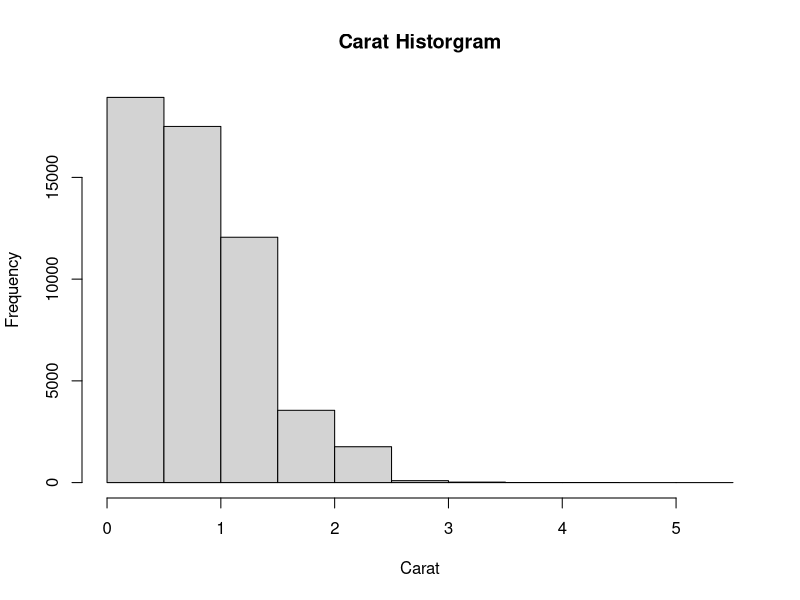
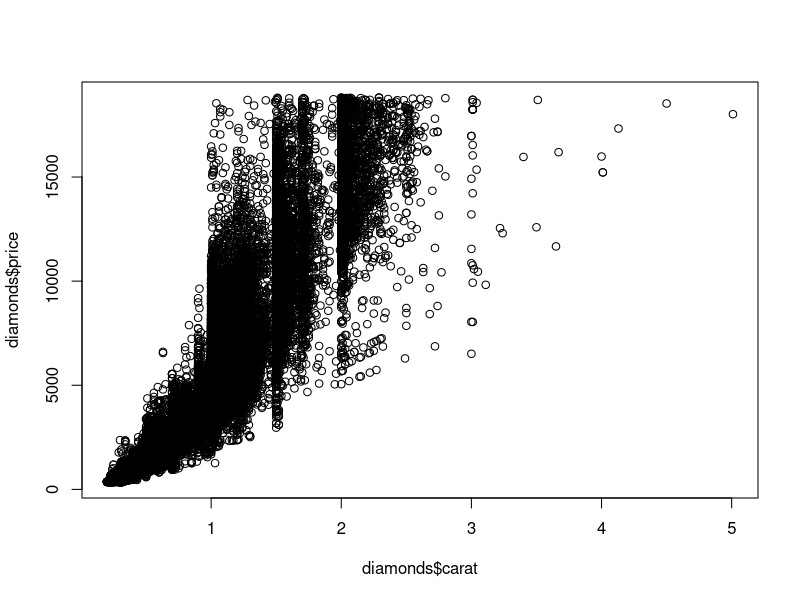
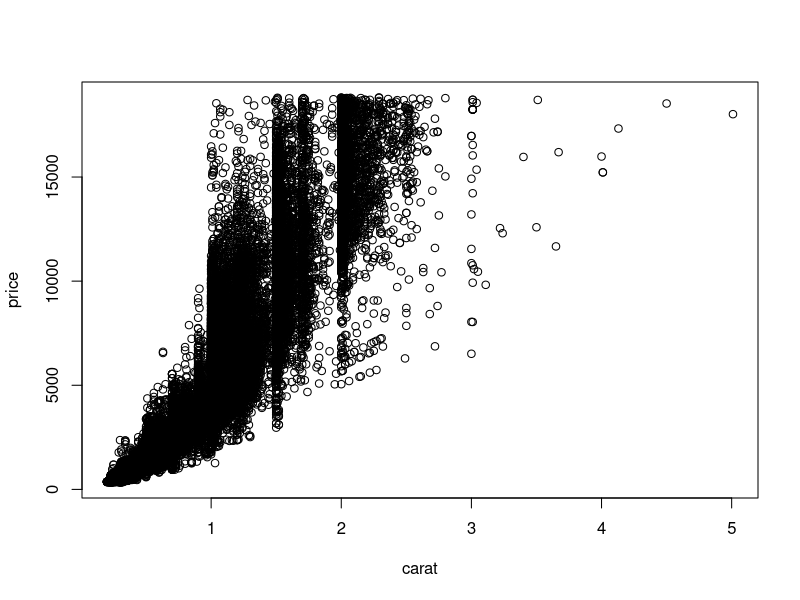
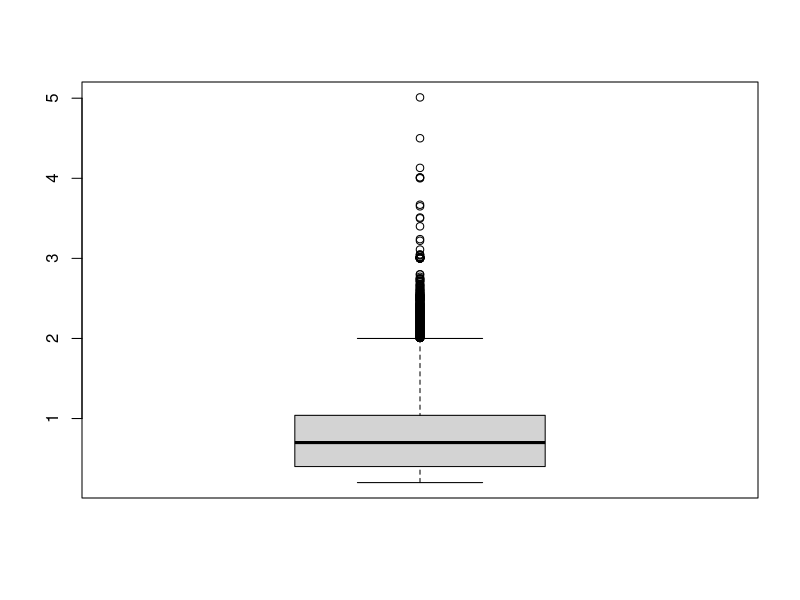
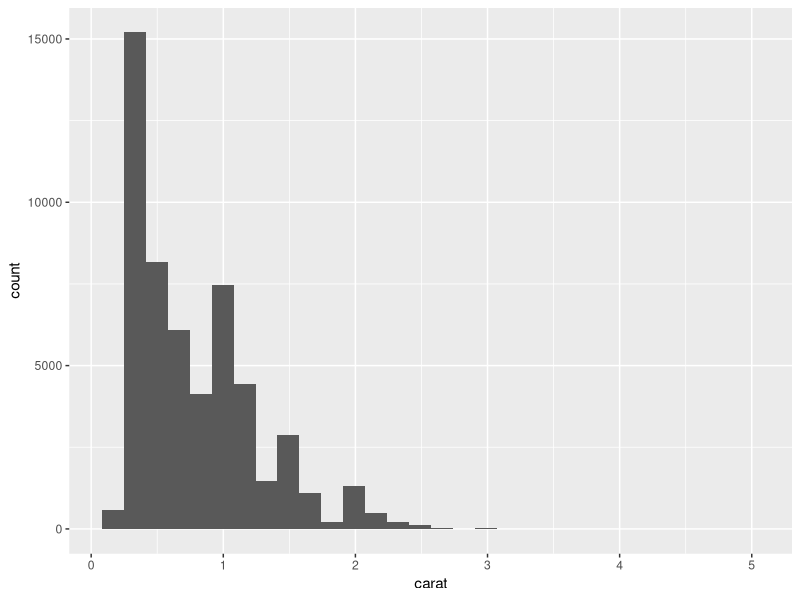
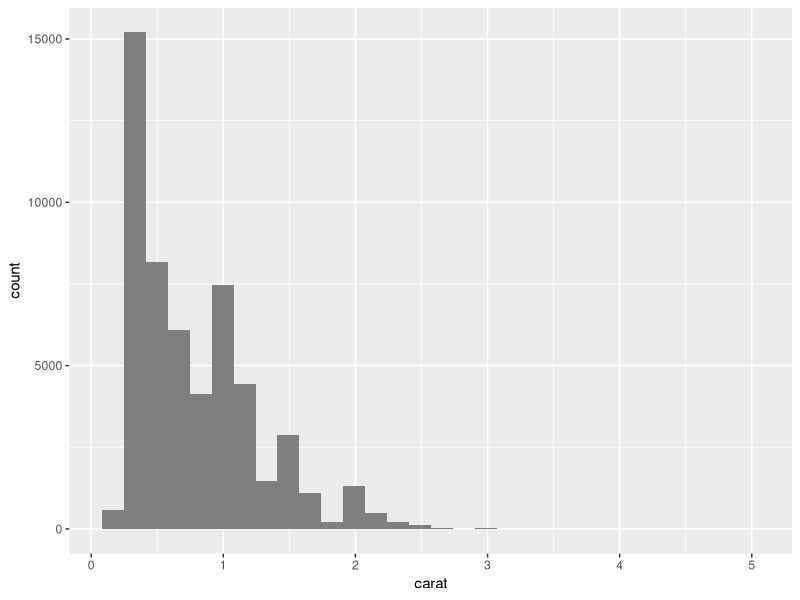
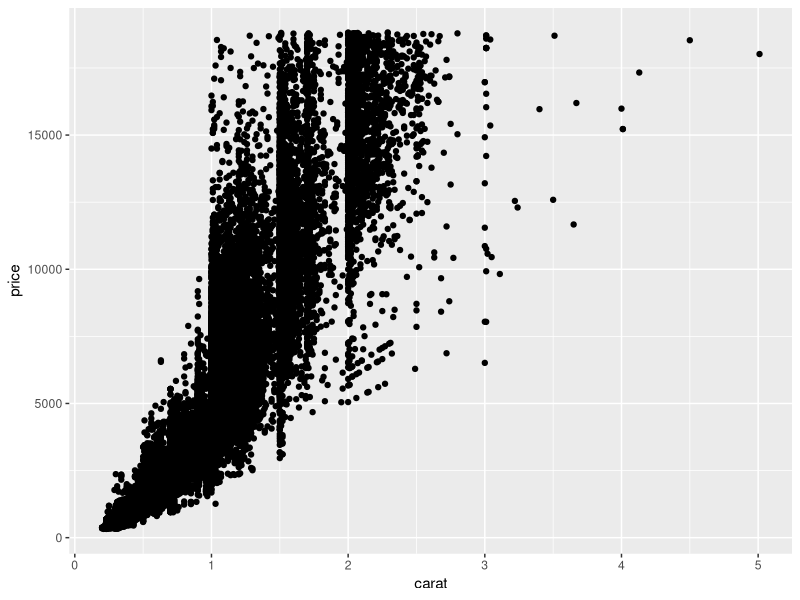
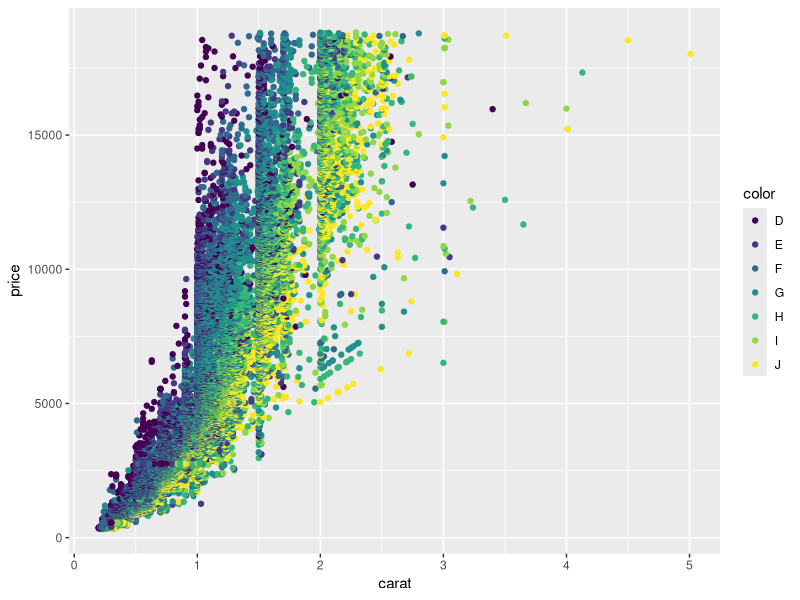

These figures' R source, in order:
# Load the ggplot2 package for creating graphics
remove.packages("ggplot")
install.packages("ggplot2")
require(ggplot2)
# Load the diamonds dataset, it is part of ggplot2
data(diamonds)
# Examine the first few records of the dataset
head(diamonds)
# Find the maximum and minimum values for carat
max(diamonds$carat)
min(diamonds$carat)
# Histograms are used for examining the distribution of values for a variable
hist(diamonds$carat, main = "Carat Historgram", xlab = "Carat")
# Scatterplots are frequently used to compare two variables with each other
plot(diamonds$carat, diamonds$price)
plot(price ~ carat, data = diamonds)
# Boxplots provide median, quartiles, maximum, and minimum of a dataset. Good for comparing groups
boxplot(diamonds$carat)
# Histogram of diamond carats using ggplot2
ggplot(data = diamonds) + geom_histogram(aes(x = carat))
# You can change the color using the fill argument
ggplot(data = diamonds) + geom_histogram(aes(x = carat), fill = "grey50") #
# Scatterplot using ggplot2
ggplot(diamonds, aes(x = carat, y = price)) + geom_point()
# Save the ggplot object to a varibale
g <- ggplot(diamonds, aes(x = carat, y = price))
# Call the variable and use color aesthetic
g + geom_point(aes(color = color))
# Boxplot using ggplot2
ggplot(diamonds, aes(y = carat, x = 1)) + geom_boxplot()
# Multiple boxplots, one for each level of variable
ggplot(diamonds, aes(y = carat, x = cut)) + geom_boxplot()
# Violin plots using ggplot2. Similar to boxplots but provide density of data
ggplot(diamonds, aes(y = carat, x = cut)) + geom_violin()
# Install package ggthemes
install.packages("ggthemes")
# Load ggthemes
require(ggthemes)
# create a new variable g2
g2 <- g + geom_point(aes(color = color))
# Apply a few themes 
g2 + theme_wsj()
g2 + theme_tufte()
